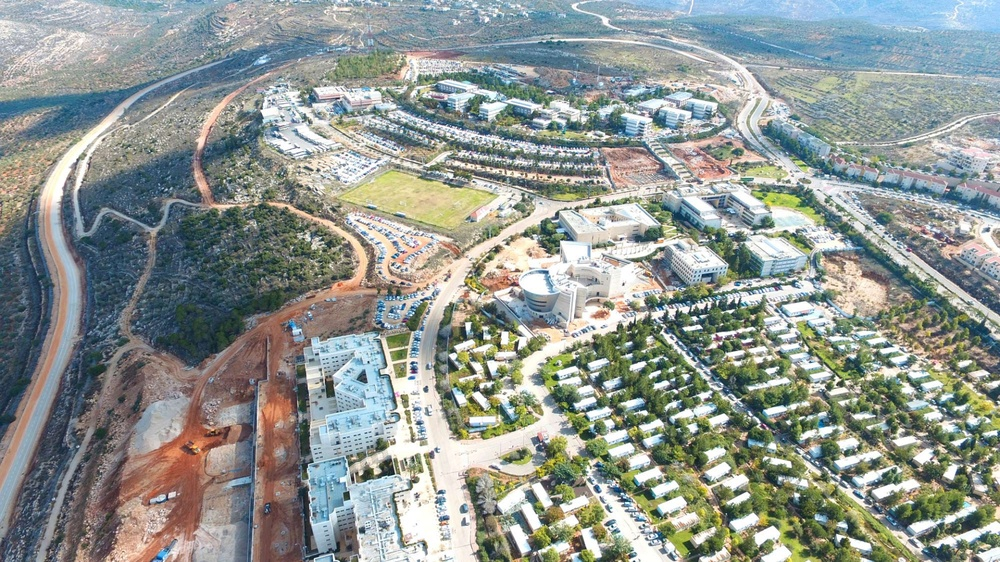
#> input picture EX1 Histogram_eq&Image_Quantization/testImg2.jpg, 1000 x 562 px, shrunk from 1920 x 1080 before the run
$ python ex1_main.py   (older library calls are emulated)
#> lines starting #> are read from the running program, lines starting #| are printed output that depends on the picture; long printed decimals are rounded
### EX1 Histogram_eq&Image_Quantization/ex1_utils.py
"""
        '########:'##::::'##::::'##:::
         ##.....::. ##::'##:::'####:::
         ##::::::::. ##'##::::.. ##:::
         ######:::::. ###::::::: ##:::
         ##...:::::: ## ##:::::: ##:::
         ##:::::::: ##:. ##::::: ##:::
         ########: ##:::. ##::'######:
        ........::..:::::..:::......::
"""

LOAD_GRAY_SCALE = 1
LOAD_RGB = 2
import cv2
import matplotlib.pyplot as plt
import numpy as np
from typing import List

'''
Returns my ID
Dor Getter - 313301327
'''

def myID() -> np.int:
    return 313301327


# --------------------------------------------------------------------------------------------------------- #
# Simple utils functions :

def imReadAndConvert(filename: str, representation: int) -> np.ndarray:
    '''Reads an image, and returns the image converted as requested
    :param filename: The path to the image , :param representation: grayscale(1) or RGB(2)
    :return: The image np array.
    output image is represented by a matrix of class np.float with intensities
     (either grayscale or RGB channel intensities) normalized to the range [0, 1].'''

    if representation == LOAD_RGB:
        # Read in image
        try:
            img = cv2.imread(filename, 1)  # Open the image from path. flag = 1 to color.
        except:
            print('Could not read image at location:', filename)
        # Convert the input to an array of type float32.
        pixels = np.asarray(cv2.cvtColor(img, cv2.COLOR_BGR2RGB), dtype=np.float32)
    elif representation == LOAD_GRAY_SCALE:
        try:
            img = cv2.imread(filename, 0)  # Open the image from path. flag = 1 to grayscale.
        except:
            print('Could not read image at location:', filename)
        pixels = np.asarray(img, dtype=np.float32)  # Convert the input to an array of type float32.

    pixels /= 255.0  # Normalize the intensities.

    # [7 lines of commented-out code are left out]
    return pixels


def imDisplay(filename: str, representation: int):
    '''Reads an image as RGB or GRAY_SCALE and displays it
    :param filename: The path to the image
    :param representation: grayscale(1) or RGB(2)
    :return: None'''
    img = imReadAndConvert(filename, representation)
    if representation == LOAD_RGB:
        plt.imshow(img)
    elif representation == LOAD_GRAY_SCALE:
        plt.imshow(img , 'gray')

    plt.show()
    cv2.waitKey(0)
    cv2.destroyAllWindows()
    pass


# --------------------------------------------------------------------------------------------------------- #
# YIQ channel functions :
'''
BackGround - YIQ signal:
````````````````````````
*   YIQ color model is a color model used by American broadcasters for their signal format of NTSC.
    This is because the signals cannot be sent in RGB format as RGB to television monitors as the monitors
    uses a single composite signal, and for sending RGB format it require different signals.
*   So by using YIQ which separates the intensity from the color information it makes the YIQ color
    space very attractive to TV broadcasting, because it helps maintain compatibility with monochrome TV standards.

YIQ color space:
*   Y component -  consist of the Luminescence.
    decides how much the brightness of the particular pixel position is going to be.
    To achieve the luminescence from RGB, the Red Green and Blue intensities are chosen to yield a standard
    luminosity curve. (Black & White televisions need only the Y component from the YIQ signal).
*   I component - consist of Orange  -> Cyan hue information. (Basically it has flesh tone shading info).
*   Q component - consist of Magenta -> Green hue information.

The YIQ model also takes advantage of the fact that the human eye is more sensitive to changes in luminance than
changes to hue or saturation. The Y, I, Q components are assumed to be in the [0, 1] or [0, 255] range.

transformation (NTSC encoder/decoder):
``````````````````````````````````````
*   RGB -> YIQ :
    To achieve the luminescence from RGB, the Red Green and Blue intensities are chosen to yield a standard
    luminosity curve.
    The RGB to YIQ conversion is defined as:
    | [Y] |        | [0.299  0.587   0.114] |     | [R] |
    | [I] |   =    | [0.596 -0.275  -0.321] |  *  | [G] |
    | [Q] |        | [0.212 -0.523   0.311] |     | [B] |

*   YIQ -> RGB :
    The YIQ to RGB conversion is defined as:
    | [R] |        | [1.000  0.956   0.620] |     | [Y] |
    | [G] |   =    | [1.000 -0.272  -0.647] |  *  | [I] |
    | [B] |        | [1.000 -1.108   1.705] |     | [Q] |

    explain --YIQ 2 RGB--
    Done by inverse matrix transformation of the formula above:
                              -1
    | [0.299  0.587   0.114] |      | [1.000  0.956   0.620] |
    | [0.596 -0.275  -0.321] |  =   | [1.000 -0.272  -0.647] |
    | [0.212 -0.523   0.311] |      | [1.000 -1.108   1.705] |
'''

def transformRGB2YIQ(imgRGB: np.ndarray) -> np.ndarray:
    '''Transform an RGB image into the YIQ color space.
    Converts an RGB image to YIQ color space
    :param imgRGB: An Image in RGB
    :return: A YIQ in image color space'''

    # RGB to YIQ conversion
    yiq_from_rgb = np.array([[0.299, 0.587, 0.114],
                             [0.59590059, -0.27455667, -0.32134392],
                             [0.21153661, -0.52273617, 0.31119955]])
    OrigShape = imgRGB.shape  # Saving the input image shape to later recovery.
    # Applying matrix multiplication.
    return np.dot(imgRGB.reshape(-1, 3), yiq_from_rgb.transpose()).reshape(OrigShape)
    pass

def transformYIQ2RGB(imgYIQ: np.ndarray) -> np.ndarray:
    """Converts an YIQ image to RGB color space
    :param imgYIQ: An Image in YIQ
    :return: A RGB in image color space"""


    # RGB to YIQ conversion formula:
    yiq_from_rgb = np.array([[0.299, 0.587, 0.114],
                             [0.59590059, -0.27455667, -0.32134392],
                             [0.21153661, -0.52273617, 0.31119955]])
    OrigShape = imgYIQ.shape  # Saving the input image shape to later recovery.
    multi_invers_mat = np.linalg.inv(yiq_from_rgb)  # Compute the (multiplicative) inverse of a matrix.
    # Applying matrix multiplication.
    return np.dot(imgYIQ.reshape(-1, 3), multi_invers_mat.transpose()).reshape(OrigShape)


# --------------------------------------------------------------------------------------------------------- #
# Histogram functions :
'''
BackGround - Histogram:
```````````````````````
*   Definition - Given a digital image with intensity levels [0-L], a histogram is a
    representation (graph or plot) of the frequency of occurrence of each pixel intensity of an image.

*   Histogram can be used for various purposes such as image enhancement and image segmentation by
    plotting the frequency and the cumulative frequency for the intensity values of an image.

*   Histogram compose of:
    () Y axis - The overall number of pixels.   ( size of the img matrix ).
    () X axis - The intensity values.           ( [0-255] ).
    The histogram has a vertical bar for each integer [0-255] of the X axis and the height of the bar
    yield the number of pixels that contain the corresponding intensity.

Histogram Equalize Quantization :
`````````````````````````````````
*   Histogram equalization is a method in image processing of contrast adjustment using the image's histogram.
*   usually increases the global contrast of many images, especially when the usable data of the image is represented
    by close contrast values. Through this adjustment, the intensities can be better distributed on the histogram.
    This allows for areas of lower local contrast to gain a higher contrast. Histogram equalization accomplishes
    this by effectively spreading out the most frequent intensity values.
'''

def hsitogramEqualize(imgOrig: np.ndarray) -> (np.ndarray, np.ndarray, np.ndarray):
    """Equalizes the histogram of an image
    :param imgOrig: Original image
    :return: (imgEq,histOrg,histEQ)"""

    # Grayscale case -
    if len(imgOrig.shape) == 2:
        img = imgOrig * 255                         # de-normalized the pixels intensity.
        # Getting the Original histogram.
        histOrig, bins_org = np.histogram(img.flatten(), 256, [0, 255])
        # Calculating the cumsum of the Original histogram. ( cdf = 0 is ignored).
        cdf = histOrig.cumsum()
        # Mask the cdf where equal to 0. (All operations will not perform masked elements).
        cdf_m = np.ma.masked_equal(cdf, 0)
        # Find the minimum histogram value (excluding 0) and apply the histogram equalization equation.
        cdf_m = (cdf_m - cdf_m.min()) * 255 / (cdf_m.max() - cdf_m.min())
        # masked data replaced by 0.
        cdf = np.ma.filled(cdf_m, 0)
        # Getting image after equalization.
        imgEq = cdf[img.astype('uint8')]
        # Getting the histogram after equalization.
        histEq, bins_eq = np.histogram(imgEq.flatten(), 256, [0, 256])

    # RGB case -
    # A more general approach would be transforming RGB values into another space
    # that contains a luminescence/intensity value in this case YIQ will be used,
    # apply histogram equalize only in intensity plane and perform the inverse transform.
    elif len(imgOrig.shape) == 3:
        img_yiq = transformRGB2YIQ(imgOrig)
        # de-normalize pixels intensity.
        img_yiq[:, :, 0] = img_yiq[:, :, 0] * 255
        # Getting the Original histogram.
        histOrig, bins_org = np.histogram(img_yiq[:, :, 0].flatten(), 256, [0, 255])
        cdf = histOrig.cumsum()
        cdf_m = np.ma.masked_equal(cdf, 0)
        cdf_m = (cdf_m - cdf_m.min()) * 255 / (cdf_m.max() - cdf_m.min())
        cdf = np.ma.filled(cdf_m, 0).astype('uint8')

        img_yiq[:, :, 0] = cdf[img_yiq[:, :, 0].astype('uint8')]
        histEq, bins_eq = np.histogram(img_yiq[:, :, 0].flatten(), 256, [0, 256])
        img_yiq[:, :, 0] = img_yiq[:, :, 0] / 255
        imgEq = transformYIQ2RGB(img_yiq)

    else:
        raise ValueError('Unsupported representation. only RGB or Greyscale images allowed')

    return imgEq, histOrig, histEq
    pass


# --------------------------------------------------------------------------------------------------------- #
# Quantization functions :

'''
BackGround - Quantization:
```````````````````````
*   Quantization is the process of mapping a large set of input values to output values in a countable (smaller) set.
*   Quantization process "damaged" the image quality in exchange for compression.
    The goal is to minimize this damage as much as possible.
'''
def quantizeImage(imOrig: np.ndarray, nQuant: int, nIter: int) -> (List[np.ndarray], List[float]):
    """Quantized an image in to **nQuant** colors
    :param imOrig: The original image (RGB or Gray scale)
    :param nQuant: Number of colors to quantize the image to
    :param nIter: Number of optimization loops
    :return: (List[qImage_i],List[error_i])"""

    # Grayscale case -
    # ````````````````
    if len(imOrig.shape) == 2:
        img = imOrig * 255              # de-normalized the pixels intensity.
                                        # Generate the histogram.
        histOrig, bins = np.histogram(img.flatten(), 256)
        bins = np.arange(0, 256)
                                        # initialize z - the borders which divide the histograms into segments.
        z_arr = np.arange(nQuant + 1)
                                        # initialize q - the values that each of the segments intensities will map to.
        q_arr = np.arange(nQuant, dtype=np.float32)
                                        # Set values to z_arr.
        for i in range(0, len(z_arr)):
            z_arr[i] = round((i / nQuant) * len(histOrig))

        img_list = []
        mse_list = []
                                        # Calculate the error for nIter times.
        for k in range(0, nIter):

            for i in range(0, nQuant):
                                        # Calculate the map for each segment.
                                        # Summing the error from z in i'th place to i+1.
                q_arr[i] = np.average(bins[z_arr[i]:z_arr[i + 1] + 1], weights=histOrig[z_arr[i]:z_arr[i + 1] + 1])

            for j in range(1, nQuant):
                                        # Setting the borders.
                z_arr[j] = (q_arr[j - 1] + q_arr[j]) / 2

            quant_img = img.copy()
            for l in range(1, nQuant + 1):
                quant_img[(quant_img >= z_arr[l - 1]) & (quant_img < z_arr[l])] = q_arr[l - 1]

            img_list.append(quant_img)
                                        # Performing Mean Square Error:
                                        # Checking the distance between the original intensities to the new ones.
            mse = pow(np.power(img - quant_img, 2).sum(), 0.5) / img.size
            mse_list.append(mse)

    # RGB case -
    # ````````````````
    elif len(imOrig.shape) == 3:

        img = transformRGB2YIQ(imOrig) * 255    # de-normalized the pixels intensity & convert to YIQ.

        histOrig , bins = np.histogram(img[:, :, 0].flatten(), 256, [0, 256])

        z_arr = np.arange(nQuant + 1)
        q_arr = np.arange(nQuant)

        for i in z_arr:  # init
            z_arr[i] = round((i / nQuant) * len(histOrig - 1))

        img_list = []
        mse_list = []

        for k in range(0, nIter):

            for i in range(0, nQuant):
                q_arr[i] = np.average(bins[z_arr[i]:z_arr[i + 1]].reshape(1, -1),
                                      weights=histOrig[z_arr[i]:z_arr[i + 1]].reshape(1, -1))

            for j in range(1, nQuant):
                z_arr[j] = round((q_arr[j - 1] + q_arr[j]) / 2)

            quant_img = img.copy()
            for i in range(1, nQuant + 1):
                quant_img[:, :, 0][(quant_img[:, :, 0] > z_arr[i - 1]) & (quant_img[:, :, 0] < z_arr[i])] = q_arr[i - 1]

            quant_img = transformYIQ2RGB(quant_img) / 255
            img_list.append(quant_img)
                                            # Performing Mean Square Error:
                                            # Checking the distance between the original intensities to the new ones.
            mse=pow(np.power(imOrig-quant_img,2).sum(),0.5)/imOrig.size
            mse_list.append(mse)

    else:
        raise ValueError('Unsupported representation. only RGB or Greyscale images allowed')

    return img_list, mse_list
    pass


# [39 lines of commented-out code are left out]

### EX1 Histogram_eq&Image_Quantization/gamma.py
"""
        '########:'##::::'##::::'##:::
         ##.....::. ##::'##:::'####:::
         ##::::::::. ##'##::::.. ##:::
         ######:::::. ###::::::: ##:::
         ##...:::::: ## ##:::::: ##:::
         ##:::::::: ##:. ##::::: ##:::
         ########: ##:::. ##::'######:
        ........::..:::::..:::......::
"""
from ex1_utils import LOAD_GRAY_SCALE
import numpy as np
import cv2.cv2 as cv2

LOAD_GRAY_SCALE = 1
LOAD_RGB = 2


def gamma(X):
    return


def gammaDisplay(img_path: str, rep: int):
    """
    GUI for gamma correction
    :param img_path: Path to the image
    :param rep: grayscale(1) or RGB(2)
    :return: None
    """

    img = cv2.imread(img_path, rep - 1)
    cv2.namedWindow('Gamma Correction')
    cv2.createTrackbar('Gamma', 'Gamma Correction', 1, 200, gamma)
    img = np.asarray(img) / 255

    cv2.imshow('Gamma correction', img)
    k = cv2.waitKey(1)

    new_gamma_img = img

    while 1:
        cv2.imshow('Gamma correction', new_gamma_img)
        k = cv2.waitKey(1) & 0xFF
        if k == 27:
            break
        g = cv2.getTrackbarPos('Gamma', 'Gamma correction')
        print(g / 100)
        new_gamma_img = np.power(img, g / 100)

    cv2.destroyAllWindows()
    pass


def main():
    gammaDisplay('bac_con.png', LOAD_GRAY_SCALE)


# [2 lines that do not run on import are left out]

### EX1 Histogram_eq&Image_Quantization/ex1_main.py
from ex1_utils import *
from gamma import gammaDisplay
import numpy as np
import matplotlib.pyplot as plt
import time


def histEqDemo(img_path: str, rep: int):
    img = imReadAndConvert(img_path, rep)
    imgeq, histOrg, histEq = hsitogramEqualize(img)

    # Display cumsum
    cumsum = np.cumsum(histOrg)
    cumsumEq = np.cumsum(histEq)
    plt.gray()
    plt.plot(range(256), cumsum, 'r')
    plt.plot(range(256), cumsumEq, 'g')

    # Display the images
    plt.figure()
    plt.imshow(img)

    plt.figure()
    plt.imshow(imgeq)
    plt.show()


def quantDemo(img_path: str, rep: int):
    img = imReadAndConvert(img_path, rep)
    st = time.time()

    img_lst, err_lst = quantizeImage(img, 3, 20)

    print("Time:%.2f" % (time.time() - st))
    print("Error 0:\t %f" % err_lst[0])
    print("Error last:\t %f" % err_lst[-1])

    plt.gray()
    plt.imshow(img_lst[0])
    plt.figure()
    plt.imshow(img_lst[-1])

    plt.figure()
    plt.plot(err_lst, 'r')
    plt.show()


def main():
    print("ID:", myID())
    img_path  = 'testImg2.jpg'
    img_path1 = 'Equalization.jpg'
    img_path2 = 'testImg1.jpg'

    # Basic read and display
    imDisplay(img_path, LOAD_GRAY_SCALE)
    imDisplay(img_path, LOAD_RGB)
#> in imReadAndConvert, img is the input picture: shape (562, 1000, 3); mean B, G, R 145.2, 150.3, 143.7

    # Convert Color spaces
    img = imReadAndConvert(img_path, LOAD_RGB)


    yiq_img = transformRGB2YIQ(img)

    f, ax = plt.subplots(1, 2)
    ax[0].imshow(img)
    ax[1].imshow(yiq_img)
    plt.show()

    # Image histEq
    histEqDemo(img_path, LOAD_GRAY_SCALE)
#> in hsitogramEqualize, `histOrig, bins_org = np.histogram(img.flatten(), 256, [0, 255])`: histOrig = 256 values, max 6642 at index 255, min 0 at index 0, mean 2195.3; bins_org = 257 values from 0 to 255
#> in hsitogramEqualize, `cdf = histOrig.cumsum()`: cdf = 256 values from 0 to 562000
#> in hsitogramEqualize, `cdf = np.ma.filled(cdf_m, 0)`: cdf = 256 values from 0 to 255
#> in hsitogramEqualize, `histEq, bins_eq = np.histogram(imgEq.flatten(), 256, [0, 256])`: histEq = 256 values, max 6642 at index 255, min 0 at index 20, mean 2195.3; bins_eq = 257 values from 0 to 256
#> in histEqDemo, `imgeq, histOrg, histEq = hsitogramEqualize(img)`: histOrg has the same summary as histOrig in hsitogramEqualize
#> in histEqDemo, `cumsum = np.cumsum(histOrg)`: cumsum = 256 values from 0 to 562000
#> in histEqDemo, `cumsumEq = np.cumsum(histEq)`: cumsumEq = 256 values from 1914 to 562000
    histEqDemo(img_path, LOAD_RGB)
#> in hsitogramEqualize (call 2), `histOrig, bins_org = np.histogram(img_yiq[:, :, 0].flatten(), 256, [0,..`: histOrig = 256 values, max 5550 at index 255, min 0 at index 0, mean 2195.3
#> in hsitogramEqualize (call 2), `cdf = histOrig.cumsum()`: cdf = 256 values from 0 to 562000
#> in hsitogramEqualize (call 2), `cdf = np.ma.filled(cdf_m, 0).astype('uint8')`: cdf = 256 values from 0 to 255
#> in hsitogramEqualize (call 2), `img_yiq[:, :, 0] = cdf[img_yiq[:, :, 0].astype('uint8')]`:
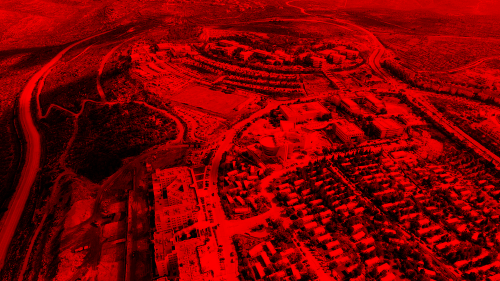
#> img_yiq: shape (562, 1000, 3) float64 (shown at 1/2 size); mean R, G, B 126.9, 0, 0; drawn with min black and max white
#> in hsitogramEqualize (call 2), `histEq, bins_eq = np.histogram(img_yiq[:, :, 0].flatten(), 256, [0, 25..`: histEq = 256 values, max 5736 at index 252, min 0 at index 17, mean 2195.3
#> in transformYIQ2RGB, `return np.dot(imgYIQ.reshape(-1, 3), multi_invers_mat.transpose()).res..`:
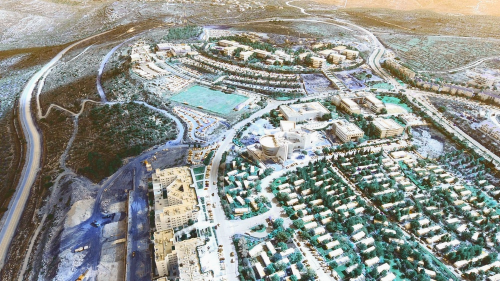
#> returned value: shape (562, 1000, 3) float64 (shown at 1/2 size); mean of channels 0, 1, 2 0.482, 0.508, 0.488; drawn with min black and max white

    # Image Quantization
    quantDemo(img_path, LOAD_GRAY_SCALE)
#> in quantizeImage, `histOrig, bins = np.histogram(img.flatten(), 256)`: histOrig = 256 values, max 6642 at index 255, min 0 at index 12, mean 2195.3; bins = 257 values from 20 to 255
#> after the loop in quantizeImage, `for i in range(0, len(z_arr)):`: z_arr = [0, 85, 171, 256]
#> the loop in quantizeImage, `for k in range(0, nIter): ` made 20 passes
#> mse on passes 1 to 4: 0.0315, 0.0305, 0.03, 0.0297
#> after the loop in quantizeImage, `for k in range(0, nIter):`:
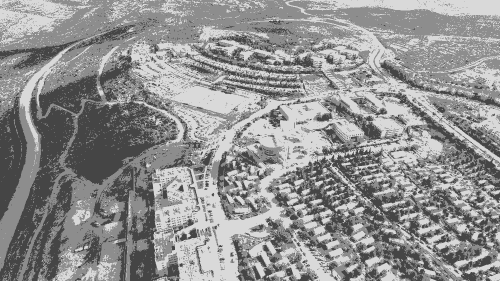
#> quant_img: shape (562, 1000) float32 (shown at 1/2 size); min 69.35, max 218, mean 146.1
#> after the loop in quantizeImage, `for k in range(0, nIter):`: img_list = 20 items; mse_list = [0.0315, 0.0305, 0.03, 0.0297, 0.0294, 0.0292, 0.0291, 0.029, 0.029, 0.0289, 0.0289, 0.0289, 0.0289, 0.0289, 0.0289, 0.0289, 0.0289, 0.0289, 0.0289, 0.0289]; q_arr = [69.35, 142, 218]; z_arr = [0, 105, 179, 256]
#> in quantDemo, `img_lst, err_lst = quantizeImage(img, 3, 20)`: img_lst = 20 items; err_lst has the same summary as mse_list in quantizeImage
#| Error 0:	 0.03152
#| Error last:	 0.02887
    quantDemo(img_path, LOAD_RGB)
#> call 2 of quantDemo, with img_path = 'testImg2.jpg', rep = 2
#> call 2 of quantizeImage, with nQuant = 3, nIter = 20
#> in quantizeImage (call 2), `img = transformRGB2YIQ(imOrig) * 255`:
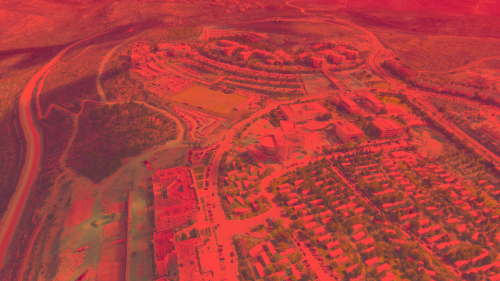
#> img: shape (562, 1000, 3) float64 (shown at 1/2 size); mean R, G, B 147.8, -2.3, -3; drawn with min black and max white
#> in quantizeImage (call 2), `histOrig , bins = np.histogram(img[:, :, 0].flatten(), 256, [0, 256])`: histOrig = 256 values, max 5736 at index 254, min 0 at index 0, mean 2195.3; bins = 257 values from 0 to 256
#> after the loop in quantizeImage (call 2), `for i in z_arr:`: z_arr = [0, 85, 171, 256]
#> the loop in quantizeImage (call 2), `for k in range(0, nIter): ` made 20 passes
#> mse on passes 1 to 4: 6.92e-05, 6.65e-05, 6.5e-05, 6.42e-05
#> after the loop in quantizeImage (call 2), `for k in range(0, nIter):`:
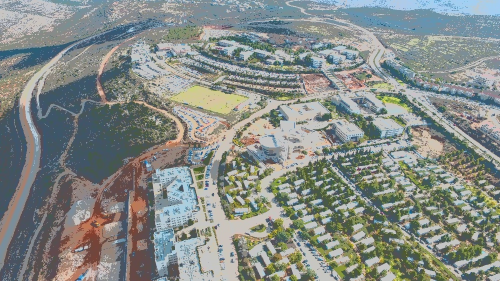
#> quant_img: shape (562, 1000, 3) float64 (shown at 1/2 size); mean R, G, B 0.559, 0.585, 0.565; drawn with min black and max white
#> after the loop in quantizeImage (call 2), `for k in range(0, nIter):`: mse_list = [6.92e-05, 6.65e-05, 6.5e-05, 6.42e-05, 6.37e-05, 6.32e-05, 6.29e-05, 6.28e-05, 6.26e-05, 6.26e-05, 6.26e-05, 6.26e-05, 6.26e-05, 6.26e-05, 6.26e-05, 6.26e-05, 6.26e-05, 6.26e-05, 6.26e-05, 6.26e-05]; q_arr = [81, 147, 218]; z_arr = [0, 114, 182, 256]
#> in quantDemo (call 2), `img_lst, err_lst = quantizeImage(img, 3, 20)`: err_lst has the same summary as mse_list in quantizeImage
#| Error 0:	 6.9e-05
#| Error last:	 6.3e-05
#> in quantDemo (call 2), `plt.show()`:
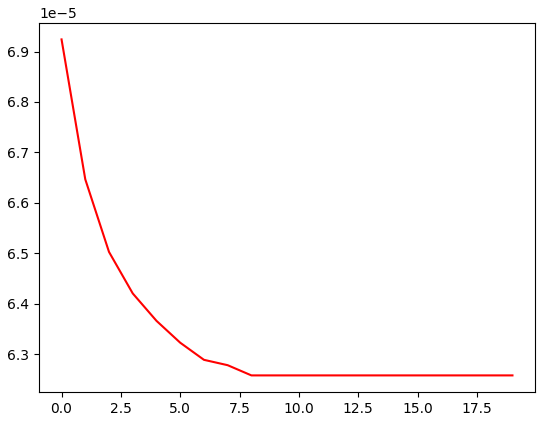
#> figure drawn by matplotlib, 1 panel; curve peaks at x = 0, y = 6.92e-05

    # Gamma
    gammaDisplay(img_path, LOAD_GRAY_SCALE)
#> (key Esc is pressed here)
#> (key Esc is pressed here)


if __name__ == '__main__':
    main()
